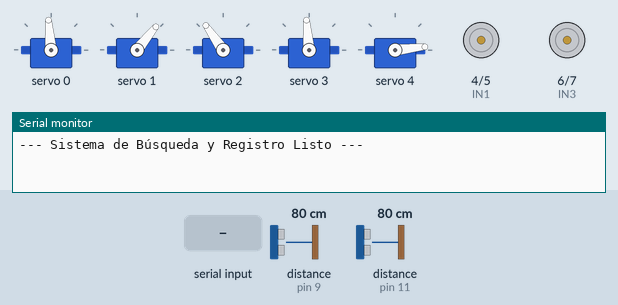
A sketch run on a simulated Arduino Uno, built with avr-gcc and run on an emulated ATmega328P. Parts: 5 × servo, motor-driver pin pairs drawn as motors (green arrow = first pin HIGH = forward, orange = second pin HIGH = backward, longer = more drive), the last lines printed to the serial monitor. Wiring (inferred from the names in the program): 2 × ultrasonic range finder: trigger pin 8, echo pin 9 / trigger pin 10, echo pin 11. The test bench sets the inputs (shaded band); at power-on: distance to the obstacle (sensors on pin 9, pin 11) 80 cm. The echo pulse lasts 58.3 µs per cm.

Above: at 1.2 s.
1.3 s: "A" received over the second serial link
At 1.48 s:
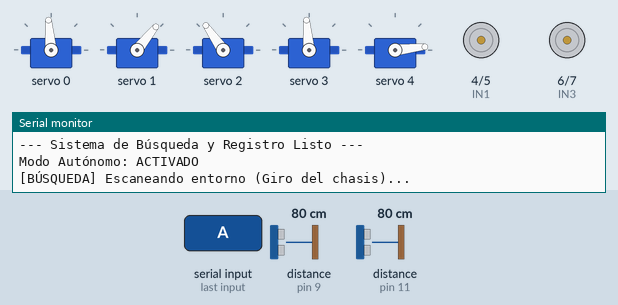
4.3 s: distance to the obstacle (sensor on pin 9) set to 46 cm
7.3 s: distance to the obstacle (sensor on pin 9) set to 37 cm
At 8.2 s:
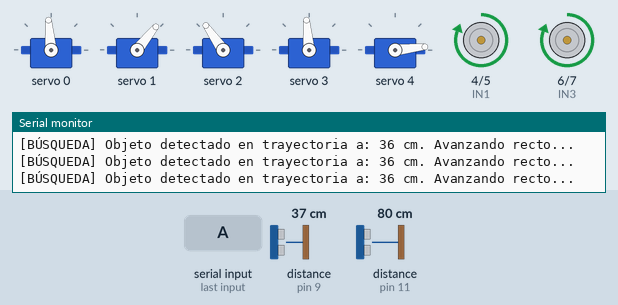
8.8 s: distance to the obstacle (sensor on pin 11) set to 9 cm
11.8 s: distance to the obstacle (sensor on pin 11) set to 6 cm
At 13.2 s:
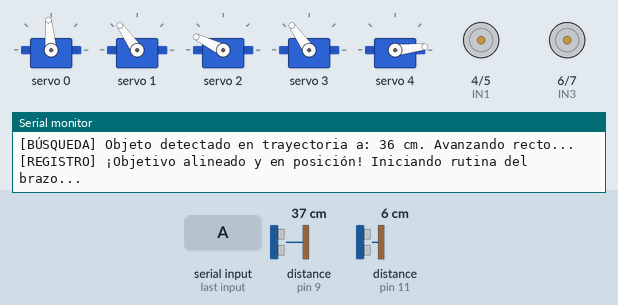
14.8 s: "B" received over the second serial link
At 18.4 s:
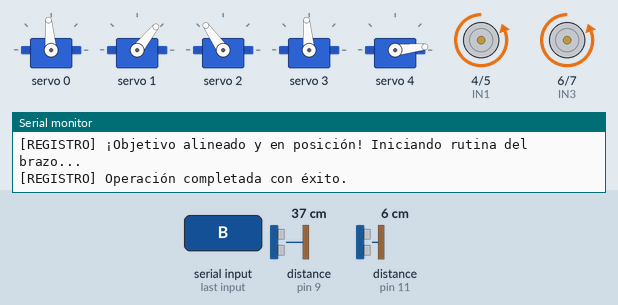
Timing chart, 0 to 18.8 s (numbered marks = the images above; inputs shaded):
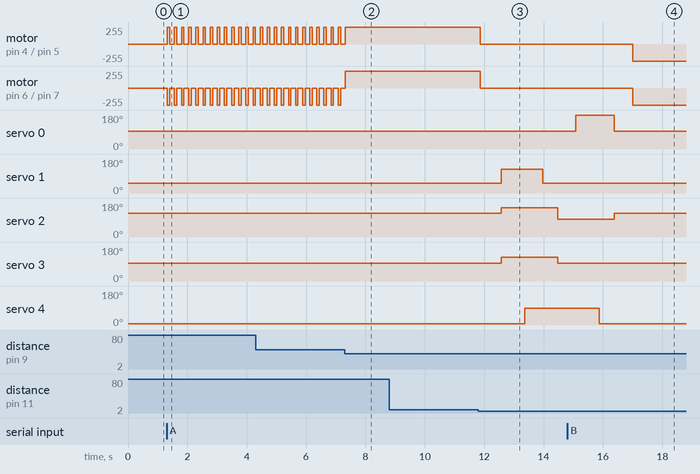

Measured:
- the behaviour switches between 42 and 41 cm on distance to the obstacle (sensor on pin 9) (found by bisection; images 1 and 2)
- the behaviour switches between 8 and 7 cm on distance to the obstacle (sensor on pin 11) (found by bisection; images 2 and 3)
- after the input at 1.3 s, motor on pin 4 (IN1) / pin 5 (IN2): alternates forward 255/255 for 0.08 s and stopped for 0.16 s, starting at once; motor on pin 6 (IN3) / pin 7 (IN4): alternates backward 255/255 for 0.08 s and stopped for 0.16 s, starting at once
- after the input at 7.3 s, motor on pin 4 (IN1) / pin 5 (IN2): goes on until 7.3 s, then stays forward 255/255
- after the input at 11.8 s, motor on pin 4 (IN1) / pin 5 (IN2), motor on pin 6 (IN3) / pin 7 (IN4): forward 255/255 → stopped after 0.07 s; servo 1: 51° → 125° after 0.77 s, → 51° 1.4 s later; servo 2: 125° → 154° after 0.77 s, → 95° 1.9 s later; servo 3: 95° → 125° after 0.77 s, → 95° 1.9 s later; servo 4: 6° → 90° after 1.6 s
- after the input at 14.8 s, motor on pin 4 (IN1) / pin 5 (IN2), motor on pin 6 (IN3) / pin 7 (IN4): stopped → backward 255/255 after 2.2 s

The sketch:

coche_sketch.ino
```cpp
#include <SoftwareSerial.h>
#include <Wire.h>
#include <Adafruit_PWMServoDriver.h>

// --- BLUETOOTH (Pin 2 RX, Pin 3 TX) ---
SoftwareSerial bluetooth(2, 3);

// --- PCA9685 (Brazo Robótico) ---
Adafruit_PWMServoDriver pca = Adafruit_PWMServoDriver();
#define SERVOMIN  150
#define SERVOMAX  600

// Asignación de canales en el PCA9685
const int SERVO_BASE    = 0; // MG90S
const int SERVO_HOMBRO  = 1; // MG90S
const int SERVO_CODO    = 2; // SG90
const int SERVO_MUNICA  = 3; // SG90
const int SERVO_PINZA   = 4; // SG90

// --- DRIVERS L298N ---
const int IN1 = 4; // Ruedas Izquierdas
const int IN2 = 5;
const int IN3 = 6; // Ruedas Derechas
const int IN4 = 7;

// --- SENSORES DE ULTRASONIDO ---
const int TRIG_BUSQUEDA = 8;  // Sensor que escanea el entorno
const int ECHO_BUSQUEDA = 9;
const int TRIG_REGISTRO = 10; // Sensor a corta distancia para confirmación/registro
const int ECHO_REGISTRO = 11;

// --- VARIABLES DE CONTROL ---
bool modoAutonomo = false;
int posBaseActual = 90; // Rastreo del ángulo de la base

void setup() {
  Serial.begin(9600);
  bluetooth.begin(9600);

  pinMode(IN1, OUTPUT); pinMode(IN2, OUTPUT);
  pinMode(IN3, OUTPUT); pinMode(IN4, OUTPUT);

  pinMode(TRIG_BUSQUEDA, OUTPUT); pinMode(ECHO_BUSQUEDA, INPUT);
  pinMode(TRIG_REGISTRO, OUTPUT); pinMode(ECHO_REGISTRO, INPUT);

  pca.begin();
  pca.setPWMFreq(60);

  // Posición de reposo o inicial del brazo (Segura para no forzar la estructura)
  moverServo(SERVO_BASE, 90);
  moverServo(SERVO_HOMBRO, 45); // Ligeramente retraído
  moverServo(SERVO_CODO, 120);
  moverServo(SERVO_MUNICA, 90);
  moverServo(SERVO_PINZA, 0);   // Pinza abierta

  Serial.println("--- Sistema de Búsqueda y Registro Listo ---");
}

void loop() {
  // 1. Lectura de sensores
  long distBusqueda = obtenerDistancia(TRIG_BUSQUEDA, ECHO_BUSQUEDA);
  long distRegistro = obtenerDistancia(TRIG_REGISTRO, ECHO_REGISTRO);

  // 2. Lógica Autónoma si está activa
  if (modoAutonomo) {
    ejecutarRastreo(distBusqueda, distRegistro);
  }

  // 3. Control por Bluetooth (Manual e interrupción)
  if (bluetooth.available()) {
    char comando = bluetooth.read();

    switch (comando) {
      case 'A': // Activar modo Autónomo de Búsqueda
        modoAutonomo = true;
        Serial.println("Modo Autónomo: ACTIVADO");
        break;
      case 'M': // Volver a modo Manual
        modoAutonomo = false;
        detenerMotores();
        Serial.println("Modo Autónomo: DESACTIVADO (Manual)");
        break;

      // Controles manuales de movimiento (Solo operan en modo manual)
      case 'F': if(!modoAutonomo) avanzar(); break;
      case 'B': if(!modoAutonomo) retroceder(); break;
      case 'L': if(!modoAutonomo) girarIzquierda(); break;
      case 'R': if(!modoAutonomo) girarDerecha(); break;
      case 'S': detenerMotores(); break;

      // Comandos manuales para la Pinza/Brazo (Ejemplo)
      case 'O': moverServo(SERVO_PINZA, 0);   break; // Abrir pinza
      case 'C': moverServo(SERVO_PINZA, 90);  break; // Cerrar pinza
    }
  }
}

// --- LÓGICA DE BÚSQUEDA Y REGISTRO MEJORADA (Sensor fijo en chasis) ---
void ejecutarRastreo(long busqueda, long registro) {

  // FASE 3: CONFIRMACIÓN Y REGISTRO (El objeto está en zona de agarre)
  if (registro > 0 && registro <= 6) {
    detenerMotores();
    Serial.println("[REGISTRO] ¡Objetivo alineado y en posición! Iniciando rutina del brazo...");
    bluetooth.println("REGISTRANDO_OBJETO");

    // --- SECUENCIA DE AGARRE DEL BRAZO ROBÓTICO ---
    // Paso 1: Asegurar que la pinza esté completamente abierta y la base centrada
    moverServo(SERVO_PINZA, 0);     // Abre pinza (SG90)
    moverServo(SERVO_BASE, 90);     // Centra la base hacia el frente (MG90S)
    delay(600);

    // Paso 2: Estirar el brazo hacia el frente y abajo (Hombro y Codo bajan)
    moverServo(SERVO_CODO, 150);    // Ajusta el ángulo del codo (SG90)
    moverServo(SERVO_HOMBRO, 120);  // Baja el hombro hacia el objeto (MG90S)
    moverServo(SERVO_MUNICA, 120);  // Inclina la muñeca para aproximar la pinza
    delay(800);                     // Espera a que los motores completen el recorrido

    // Paso 3: Cerrar la pinza para sujetar el objeto
    moverServo(SERVO_PINZA, 85);    // Cierra la pinza (Ajusta según tamaño del objeto)
    delay(600);

    // Paso 4: Levantar el objeto (El Hombro sube primero para hacer fuerza)
    moverServo(SERVO_HOMBRO, 45);   // Levanta el hombro (MG90S)
    delay(500);
    moverServo(SERVO_CODO, 90);     // Retrae el codo a posición segura (SG90)
    moverServo(SERVO_MUNICA, 90);   // Modera la muñeca
    delay(600);

    // Paso 5: Depositar o Registrar (Girar base a la izquierda a un contenedor trasero)
    moverServo(SERVO_BASE, 180);    // Gira la base totalmente a un costado o atrás
    delay(800);
    moverServo(SERVO_PINZA, 0);     // Abre la pinza para soltar el objeto registrado
    delay(500);

    // Paso 6: Regresar el brazo a la postura de descanso inicial
    moverServo(SERVO_BASE, 90);
    moverServo(SERVO_HOMBRO, 45);
    moverServo(SERVO_CODO, 120);
    delay(600);

    Serial.println("[REGISTRO] Operación completada con éxito.");
    bluetooth.println("LISTO_PARA_NUEVO_OBJETO");

    modoAutonomo = false; // Finaliza la automatización y espera órdenes por Bluetooth
    return;
  }

  // FASE 2: APROXIMACIÓN (El chasis detecta el objeto en frente, pero lejos)
  if (busqueda > 6 && busqueda <= 40) {
    Serial.print("[BÚSQUEDA] Objeto detectado en trayectoria a: ");
    Serial.print(busqueda); Serial.println(" cm. Avanzando recto...");
    avanzar(); // Va de frente hacia el objeto
  }

  // FASE 1: BÚSQUEDA/ESCANEO (El sensor fijo no ve nada adelante)
  else {
    Serial.println("[BÚSQUEDA] Escaneando entorno (Giro del chasis)...");
    girarDerecha(); // El coche gira en su propio eje buscando el objetivo
    delay(80);      // Pulsos muy cortos de giro para no pasarse del objeto
    detenerMotores();
    delay(150);     // Pausa para estabilizar la lectura del sensor ultrasónico
  }
}


// --- FUNCIONES DE MOVIMIENTO MECÁNICO ---
void moverServo(int numeroServo, int grados) {
  int pulso = map(grados, 0, 180, SERVOMIN, SERVOMAX);
  pca.setPWM(numeroServo, 0, pulso);
}

void avanzar() {
  digitalWrite(IN1, HIGH); digitalWrite(IN2, LOW);
  digitalWrite(IN3, HIGH); digitalWrite(IN4, LOW);
}

void retroceder() {
  digitalWrite(IN1, LOW);  digitalWrite(IN2, HIGH);
  digitalWrite(IN3, LOW);  digitalWrite(IN4, HIGH);
}

void girarIzquierda() {
  digitalWrite(IN1, LOW);  digitalWrite(IN2, HIGH);
  digitalWrite(IN3, HIGH); digitalWrite(IN4, LOW);
}

void girarDerecha() {
  digitalWrite(IN1, HIGH); digitalWrite(IN2, LOW);
  digitalWrite(IN3, LOW);  digitalWrite(IN4, HIGH);
}

void detenerMotores() {
  digitalWrite(IN1, LOW); digitalWrite(IN2, LOW);
  digitalWrite(IN3, LOW); digitalWrite(IN4, LOW);
}

long obtenerDistancia(int pinTrig, int pinEcho) {
  digitalWrite(pinTrig, LOW); delayMicroseconds(2);
  digitalWrite(pinTrig, HIGH); delayMicroseconds(10);
  digitalWrite(pinTrig, LOW);
  long duracion = pulseIn(pinEcho, HIGH, 25000);
  return duracion * 0.034 / 2;
}
```
